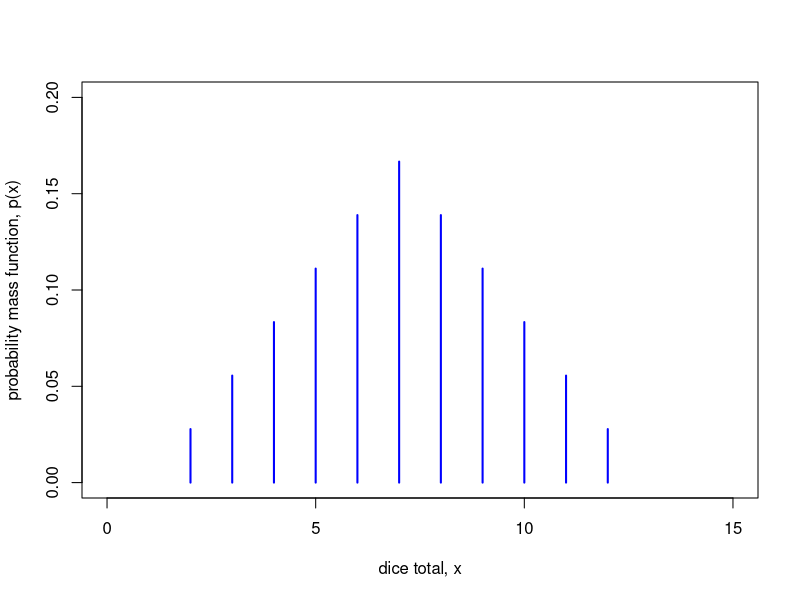
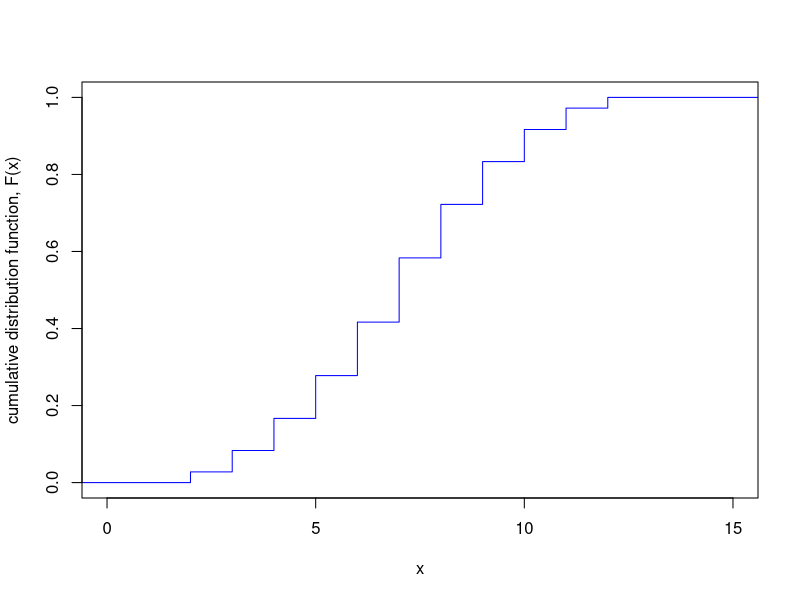

Write R code to recreate these figures, in order.
## ---- chunk 1
x <- 2:12
prob <- c(1:6, 5:1)/36

plot(x, prob, type = "h", xlab = "dice total, x", ylab = "probability mass function, p(x)", xlim = c(0, 15), ylim = c(0,0.2), col = "blue", lwd=2)
## ---- chunk 2
x <- 2:12
prob <- c(1:6, 5:1)/36
cdf <- cumsum(prob)

plot(c(-1,x, 16), c(0, cdf, 1), type = "s", xlab = "x", ylab = "cumulative distribution function, F(x)", xlim = c(0, 15), ylim = c(0,1), col = "blue")
